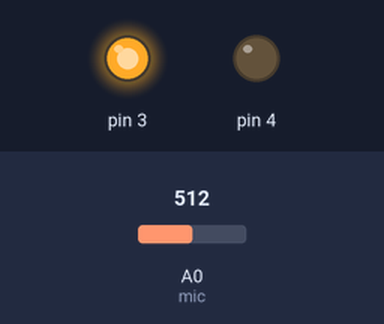
Simulated run of this sketch. Board: Arduino Uno, built with avr-gcc and run on an emulated ATmega328P. Shown: output pins drawn as LEDs (lit = HIGH). The inputs (shaded band) are chosen by the test bench; at power-on: A0 (mic) = 512. What the sketch prints to the serial monitor is not drawn.

Above: at 0.1 s.
Timing chart, 0 to 1.6 s (numbered marks = the images above):
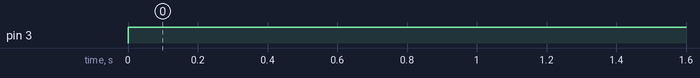

Measured:
- by itself, pin 3: LOW → HIGH at 0.00 s

The sketch:

Benchmark.ino
```cpp
int mic = 0;
int val = 0;

void setup() {

  Serial.begin(115200);
  pinMode(mic, INPUT);
  pinMode(4, OUTPUT);
    pinMode(3, OUTPUT);

}

void loop() {

 // val = analogRead(mic);
 digitalWrite(3, HIGH);
 analogRead(mic);


// delay(1000);
// digitalWrite(3, LOW);
 // delay(1000);
  //digitalWrite(3, HIGH);
  Serial.println(analogRead(mic));

}
```
